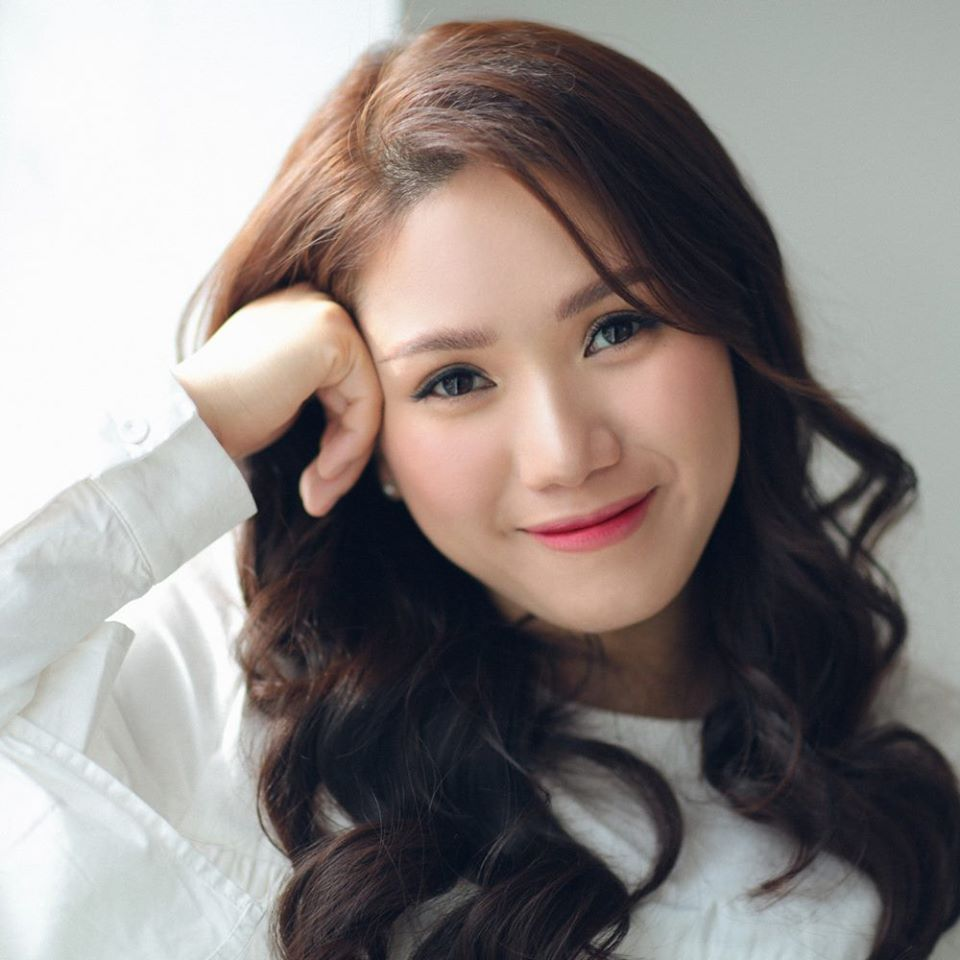
#> input picture histogram/img_test.jpg, 960 x 960 px
$ python histogram.py
#> lines starting #> are read from the running program, lines starting #| are printed output that depends on the picture
import numpy as np
import cv2
import matplotlib.pyplot as plt

def calc_histogram(img):
    pixel_counts = np.zeros((256,), dtype=int)
    pixel = np.arange(256)
    flatten_img = img.flatten()

    for i in range(len(flatten_img)):
        pixel_counts[flatten_img[i]] += 1

    return pixel, pixel_counts

if __name__ == '__main__':
    img = np.array(cv2.imread('img_test.jpg', 0))
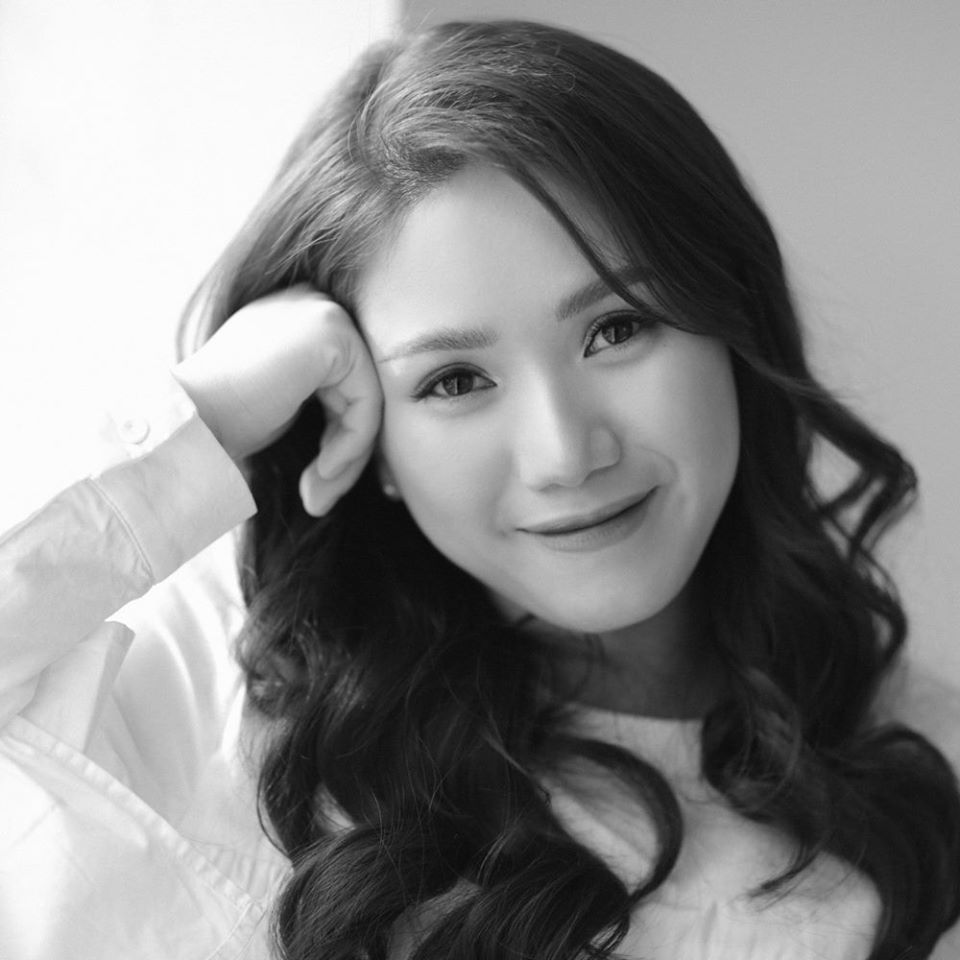
#> img: shape (960, 960); min 3, max 255, mean 136.9

    print('Plot histogram chart with your function.')
    print('Plot histogram chart with cv2.calcHist.')
    try:
        choice = int(input('Your choice: '))
#> the answer given: 1
        if choice == 1:
            pixel, pixel_counts = calc_histogram(img)
#> after the loop in calc_histogram, `for i in range(len(flatten_img)):`: pixel_counts = 256 values, max 48957 at index 252, min 0 at index 0, mean 3600
#> pixel = 256 values from 0 to 255

            # plt.bar(pixel, pixel_counts)
            plt.plot(pixel, pixel_counts)
            plt.title('Histogram chart')
            plt.xlabel('Grayscale values')
            plt.ylabel('Pixel counts')
            plt.savefig('histogram_chart.png')
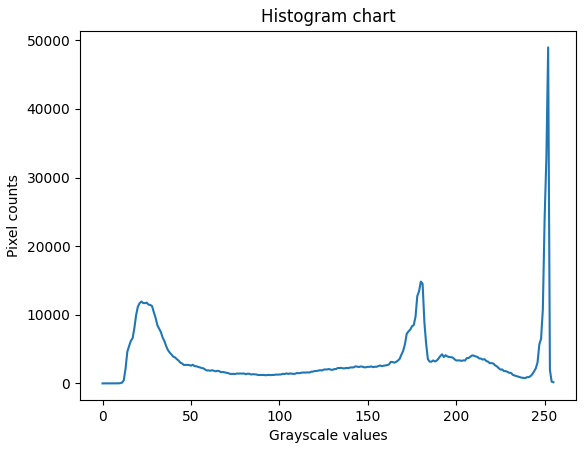
#> figure drawn by matplotlib, 1 panel; curve peaks at x = 252, y = 48957
            plt.show()
        elif choice == 2:
            hist = cv2.calcHist([img], [0], None, [256], [0, 256])

            plt.plot(hist)
            plt.title('Histogram chart')
            plt.xlabel('Grayscale values')
            plt.ylabel('Pixel counts')
            plt.savefig('histogram_chart_via_cv2Function.png')
            plt.show()
        else:
            print('Do nothing!')
    except:
        print('Do nothing!')
